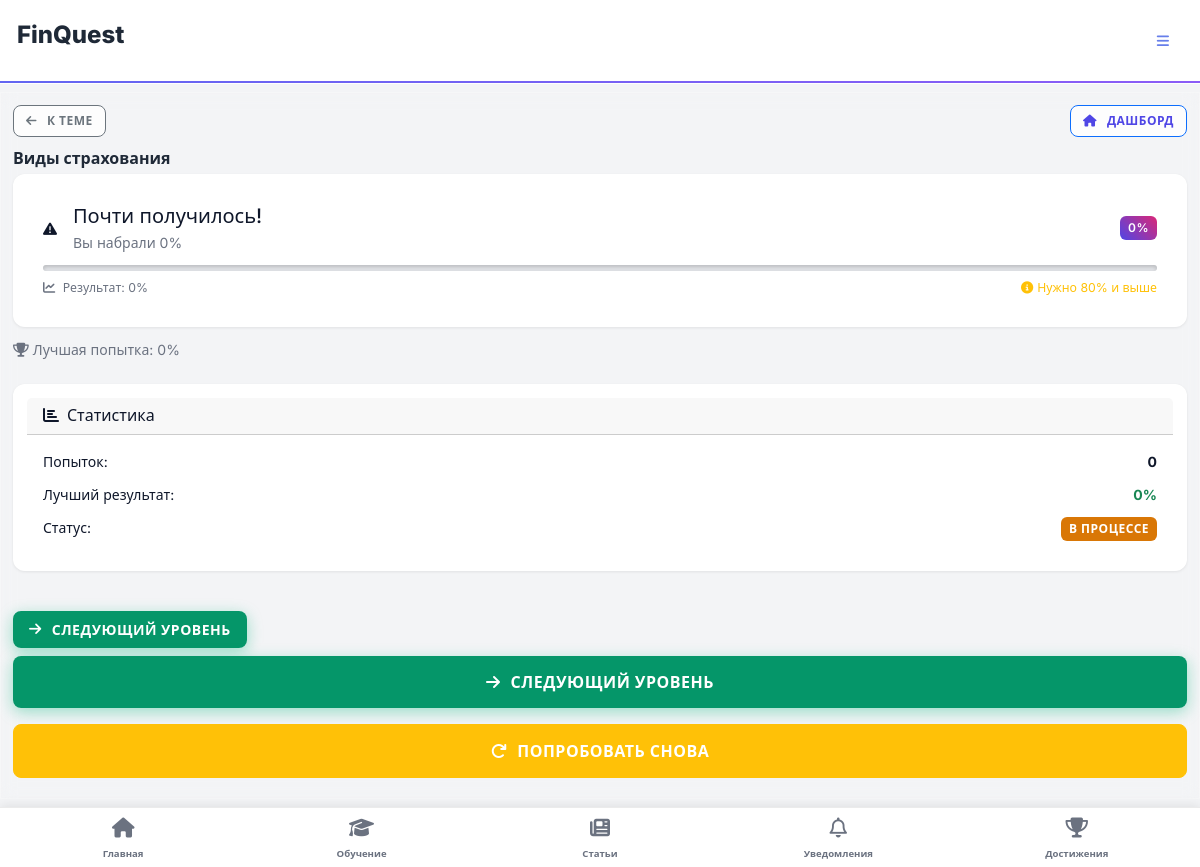
Before: /level/16/result/ (signed in) with the older database file.
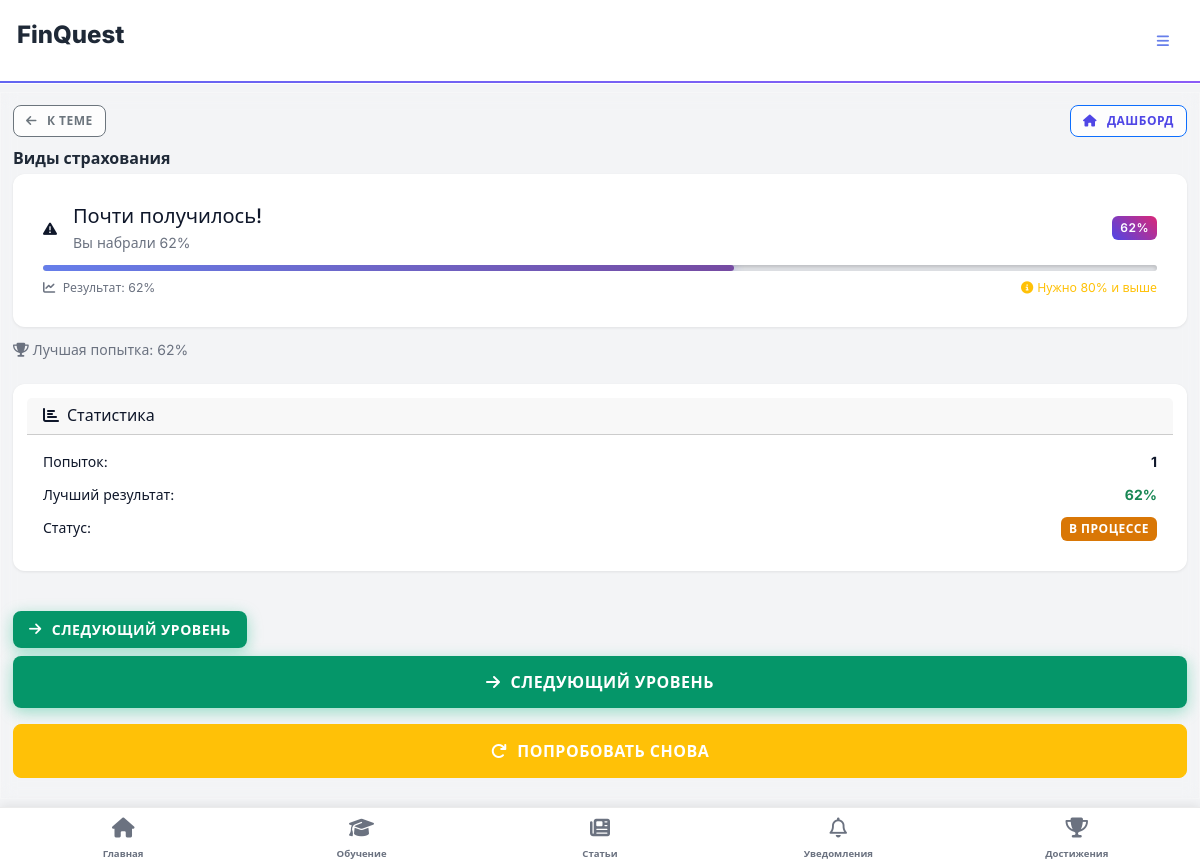
After: the same page with the newer database file.
### game/models.py (models this page shows, shortened)
class UserLevelProgress(models.Model):
    user = models.ForeignKey('accounts.User', on_delete=models.CASCADE)
    level = models.ForeignKey(Level, on_delete=models.CASCADE)
    completed = models.BooleanField(default=False)
    score = models.IntegerField(null=True, blank=True)  # 0–100%
    best_score = models.IntegerField(default=0)
    attempts = models.IntegerField(default=0)
    completion_time = models.IntegerField(default=0, help_text="Время прохождения в секундах")
    best_time = models.IntegerField(default=0, help_text="Лучшее время прохождения в секундах")
    completed_at = models.DateTimeField(auto_now_add=True)
    class Meta:
        unique_together = ('user', 'level')

### game/views.py (the view)
# urls.py: path('level/<int:level_id>/result/', views.level_result, name='level_result'), # /level/1/result/
@login_required
def level_result(request, level_id):
    level = get_object_or_404(Level, id=level_id)
    progress = get_object_or_404(UserLevelProgress, user=request.user, level=level)
    correct_option = level.options.filter(is_correct=True).first()
    next_level = Level.objects.filter(
        topic=level.topic,
        order_in_topic__gt=level.order_in_topic
    ).first()
    level_up_data = request.session.pop('level_up', None)
    if level_up_data:
        pass
    else:
        level_up_data = None
    quiz_results = request.session.get(f'quiz_results_{level_id}', None)
    if f'quiz_results_{level_id}' in request.session:
        del request.session[f'quiz_results_{level_id}']
    update_streak(request.user)
    new_achievements = check_achievements(request.user)
    return render(request, 'game/level_result.html', {
        'level': level,
        'progress': progress,
        'correct_option': correct_option,
        'next_level': next_level,
        'quiz_results': quiz_results,
        'new_achievements': json.dumps(new_achievements),
        'level_up_data': level_up_data,
        'level_up_data_json': json.dumps(level_up_data) if level_up_data else 'null',
    })

### accounts/models.py (called while the page is built)
    def get_level_number(self):
        if self.points < 50:
            return 1
        elif self.points < 150:
            return 2
        elif self.points < 300:
            return 3
        elif self.points < 500:
            return 4
        else:
            return 5

    def get_avatar_display(self):
        if self.avatar:
            return self.avatar.url
        elif self.default_avatar:
            return f"/static/avatars/default/{self.default_avatar}.svg"
        else:
            return None

### game/context_processors.py (called while the page is built)
def notifications_context(request):
    try:
        if request.user.is_authenticated:
            return {
                'unread_notifications_count': Notification.objects.filter(
                    user=request.user,
                    is_read=False
                ).count()
            }
    except Exception:
        pass
    return {'unread_notifications_count': 0}

### game/views.py (called while the page is built, shortened)
def update_streak(user):
    streak, _ = Streak.objects.get_or_create(user=user)
    today = date.today()
    if streak.last_activity == today:
        return
    streak.last_activity = today
    streak.save()

### templates/game/level_result.html (shortened to what the changed rows need)
{% extends 'base.html' %}
{% load static %}
{% block content %}
<div class="row">
  <div class="col-md-8">
    {% if quiz_results %}
      <div class="quiz-results">
        <div class="card mb-3 result-card haptic-light slide-in-up">
          <div class="card-body">
            <div class="d-flex align-items-center mb-3">
              <div class="result-icon-wrapper me-3">
                {% if quiz_results.is_correct %}
                  <i class="fa-solid fa-trophy"></i>
                {% else %}
                  <i class="fa-solid fa-exclamation-triangle"></i>
                {% endif %}
              </div>
              <div class="flex-grow-1">
                {% if quiz_results.is_correct %}
                  <h5 class="mb-1">🎉 Молодец! Отличная работа!</h5>
                {% else %}
                  <h5 class="mb-1">Почти получилось!</h5>
                {% endif %}
                <p class="mb-0 text-muted small">Вы правильно ответили на {{ quiz_results.correct_answers }} из {{ quiz_results.total_questions }} вопросов</p>
              </div>
              <div>
                <span class="badge bg-primary">{{ quiz_results.percentage }}%</span>
              </div>
            </div>
            <div class="progress mb-2" style="height: 6px;">
              <div class="progress-bar bg-gradient result-progress-bar"
                   role="progressbar"
                   style="width: 0%;"
                   data-percent="{{ quiz_results.percentage }}"></div>
            </div>
            <div class="d-flex justify-content-between align-items-center">
              <small class="text-muted">
                <i class="fa-solid fa-check-circle me-1"></i>
                {{ quiz_results.correct_answers }} из {{ quiz_results.total_questions }} правильных
              </small>
              {% if quiz_results.is_correct %}
                <small class="text-success">
                  <i class="fa-solid fa-trophy me-1"></i>Успешно!
                </small>
              {% else %}
                <small class="text-warning">
                  <i class="fa-solid fa-info-circle me-1"></i>Нужно 80% и выше
                </small>
              {% endif %}
            </div>
          </div>
        </div>
        <div class="mt-3">
          <h6 class="mb-3"><i class="fa-solid fa-list-check me-2"></i>Разбор ответов:</h6>
          {% for answer in quiz_results.answers %}
            <div class="card mb-3 answer-card haptic-light slide-in-up">
              <div class="card-body">
                <div class="d-flex align-items-center mb-2">
                  <div class="answer-icon-wrapper me-3">
                    {% if answer.correct %}
                      <i class="fa-solid fa-check"></i>
                    {% else %}
                      <i class="fa-solid fa-times"></i>
                    {% endif %}
                  </div>
                  <div class="flex-grow-1">
                    <h6 class="mb-1">Вопрос {{ forloop.counter }}</h6>
                    <p class="mb-2 small">{{ answer.question_text }}</p>
                    <small class="text-muted">Ваш ответ: {{ answer.text }}</small>
                  </div>
                  <div>
                    {% if answer.correct %}
                      <span class="badge bg-success">Правильно</span>
                    {% else %}
                      <span class="badge bg-danger">Неправильно</span>
                    {% endif %}
                  </div>
                </div>
              </div>
            </div>
          {% endfor %}
        </div>
        {% if not quiz_results.is_correct %}
          <div class="mt-4">
            <div class="alert alert-info">
              <h6><i class="fa-solid fa-lightbulb me-2"></i>Рекомендации для изучения:</h6>
              <p class="mb-2">Рекомендуем изучить следующие темы:</p>
              <ul class="mb-0">
                <li><a href="{% url 'article_detail' 1 %}" class="text-decoration-none">Основы {{ level.topic.name|lower }}</a></li>
                <li><a href="{% url 'article_detail' 2 %}" class="text-decoration-none">Практические советы по {{ level.topic.name|lower }}</a></li>
                <li><a href="{% url 'article_detail' 3 %}" class="text-decoration-none">Частые ошибки в {{ level.topic.name|lower }}</a></li>
              </ul>
            </div>
          </div>
        {% endif %}
      </div>
    {% else %}
      <div class="card mb-3 result-card haptic-light slide-in-up">
        <div class="card-body">
          <div class="d-flex align-items-center mb-3">
            <div class="result-icon-wrapper me-3">
              {% if progress.score >= 80 %}
                <i class="fa-solid fa-trophy"></i>
              {% else %}
                <i class="fa-solid fa-exclamation-triangle"></i>
              {% endif %}
            </div>
            <div class="flex-grow-1">
              {% if progress.score >= 80 %}
                <h5 class="mb-1">🎉 Молодец! Отличная работа!</h5>
                <p class="mb-0 text-muted small">Вы набрали {{ progress.score }}% - это отличный результат!</p>
              {% else %}
                <h5 class="mb-1">Почти получилось!</h5>
                <p class="mb-0 text-muted small">Вы набрали {{ progress.score }}%</p>
              {% endif %}
            </div>
            <div>
              <span class="badge bg-primary">{{ progress.score }}%</span>
            </div>
          </div>
          <div class="progress mb-2" style="height: 6px;">
            <div class="progress-bar bg-gradient result-progress-bar"
                 role="progressbar"
                 style="width: 0%;"
                 data-percent="{{ progress.score }}"></div>
          </div>
          <div class="d-flex justify-content-between align-items-center">
            <small class="text-muted">
              <i class="fa-solid fa-chart-line me-1"></i>
              Результат: {{ progress.score }}%
            </small>
            {% if progress.score >= 80 %}
              <small class="text-success">
                <i class="fa-solid fa-trophy me-1"></i>Успешно!
              </small>
            {% else %}
              <small class="text-warning">
                <i class="fa-solid fa-info-circle me-1"></i>Нужно 80% и выше
              </small>
            {% endif %}
          </div>
        </div>
      </div>
    {% endif %}
    <div class="mt-3">
      <p class="text-muted"><i class="fa-solid fa-trophy me-1"></i>Лучшая попытка: {{ progress.best_score }}%</p>
    </div>
  </div>
  <div class="col-md-4">
    <div class="card">
      <div class="card-body">
        <div class="mb-3">
          <div class="d-flex justify-content-between">
            <span>Попыток:</span>
            <span class="fw-bold">{{ progress.attempts }}</span>
          </div>
        </div>
        <div class="mb-3">
          <div class="d-flex justify-content-between">
            <span>Лучший результат:</span>
            <span class="fw-bold text-success">{{ progress.best_score }}%</span>
          </div>
        </div>
      </div>
    </div>
  </div>
</div>
{% endblock %}

Changed rows visible on the page:
changed UserLevelProgress: score "0" → "62"; best_score "0" → "62"; attempts "0" → "1"
